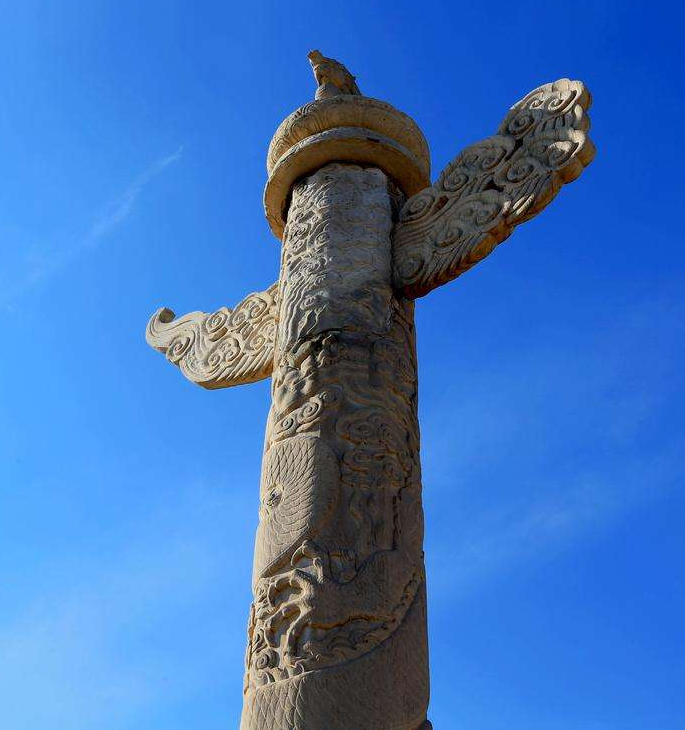
#> input picture datasets/huabiao.png, 685 x 730 px
$ jupyter execute --allow-errors 03engenvalue.ipynb
#> lines starting #> are read from the running program, lines starting #| are printed output that depends on the picture
# 第3章 特征值和特征向量

## 3.1 特征值和特征向量

### 3.1.1 基本概念

[cell 1]
import numpy as np
from numpy.linalg import eig

A = np.array([[1,2,3], [4,5,6], [7,8,9]])
values, vectors = eig(A)
values

[cell 2]
vectors

[cell 3]
A.dot(vectors[:,0])

[cell 4]
values[0] * vectors[:,0]

## 3.3 相似矩阵

### 3.3.3 对角化

[cell 5]
from sympy import *

M = Matrix([[3, -2,  4, -2], [5,  3, -3, -2], [5, -2,  2, -2], [5, -2, -3,  3]])

# 特征值
M.eigenvals()

[cell 6]
M.eigenvects()

[cell 7]
P, D = M.diagonalize()

[cell 8]
P

[cell 9]
D

[cell 10]
lam = symbols('lambda')
f = M.charpoly(lam)
factor(f.as_expr())

## 3.4 投影

### 3.4.3 再探对称矩阵

[cell 11]
import numpy as np
import matplotlib.pyplot as plt
from matplotlib import colors
from numpy import linalg as la

A = np.array([[3, 1],[1, 0.8]])
lam, v = la.eig(A)
print("lam =", np.round(lam, 4))
print("v =", np.round(v, 4))

[cell 12]
# 创设向量 x
xi1 = np.linspace(-1.0, 1.0, 100)
xi2 = np.linspace(1.0, -1.0, 100)
yi1 = np.sqrt(1 - xi1**2)
yi2 = -np.sqrt(1 - xi2**2)
xi = np.concatenate((xi1, xi2),axis=0)
yi = np.concatenate((yi1, yi2),axis=0)
x = np.vstack((xi, yi))

# 计算 Ax
t = A @ x # 等效于 A.dot(x)，即矩阵乘法
origin = [0], [0] # 坐标原点

fig, (ax1, ax2) = plt.subplots(1, 2, figsize=(20,30))
plt.subplots_adjust(wspace=0.4)

# 绘制表示 x 的图示
ax1.plot(x[0,:], x[1,:], color='b')
#> (the rest of this cell did not finish here and is left out)

## 3.5 矩阵分解

### 3.5.1 QR分解

[cell 13]
from sympy import *
X = Matrix([[2,1,1],[1,3,2],[1,0,0]])
Q, R = X.QRdecomposition()
Q

[cell 14]
R

### 3.5.2 特征分解

[cell 15]
import numpy as np
import numpy.linalg as la

A = np.array([[3, 1],[1, 2]])
lam, v = la.eig(A)
print("lam =", np.round(lam, 4))
print("v =", np.round(v, 4))

[cell 16]
v1 = v[:,0].reshape(2,1)
lam1 = lam[0]
A1 = lam1 * (v1.dot(v1.T))

v2 = v[:,1].reshape(2,1)
lam2 = lam[1]
A2 = lam2 * (v2.dot(v2.T))

print("A1 = ", np.round(A1, 4))
print("A2 = ", np.round(A2, 4))

[cell 17]
lam_A1, v_A1   = la.eig(A1)
print("lam = ", np.round(lam_A1, 4))
print("v = ", np.round(v_A1, 4))

### 3.5.3 奇异值分解

[cell 18]
import numpy as np
from numpy.linalg import svd
A = np.array([[1, 2], [3, 4], [5, 6]])
U, s, VT = svd(A)
print("U = ", U)
print('s = ', s)
print('VT = ', VT)

[cell 19]
Sigma = np.zeros(A.shape)

[cell 20]
Sigma[:A.shape[1], :A.shape[1]] = np.diag(s)
Sigma

[cell 21]
B = U.dot(Sigma.dot(VT))
print(B)

### 3.5.4 数据压缩

[cell 22]
import numpy as np
from numpy.linalg import svd
import matplotlib.pyplot as plt
from PIL import Image

#> (the rest of this cell did not finish here and is left out)

#> (a cell that did not finish here is left out)

[cell 24]
k = 20
#> k = 20
pic_approx = U[:, :k] @ Sigma[:k, :k] @ VT[:k, :]
#> pic_approx = [[1, 2], [3, 4], [5, 6]]

fig, (ax1, ax2) = plt.subplots(1, 2, figsize=(10,8))
plt.subplots_adjust(wspace=0.3, hspace=0.2)

#> (the rest of this cell did not finish here and is left out)

[cell 25]
fig, axes = plt.subplots(2, 3, figsize=(10,8))
plt.subplots_adjust(wspace=0.3, hspace=0.2)

pic_six = 0
#> (the rest of this cell did not finish here and is left out)

[cell 26]
plt.imshow(pic_six, cmap='gray')
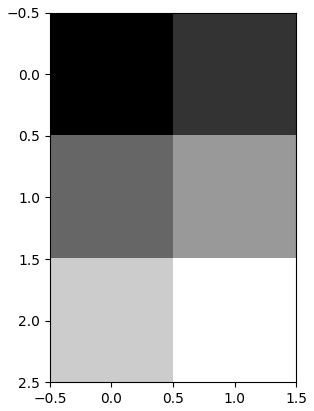
#> figure drawn by matplotlib, 1 panel

[cell 27]
pillar = np.array(Image.open("./datasets/huabiao.png").convert('L'))
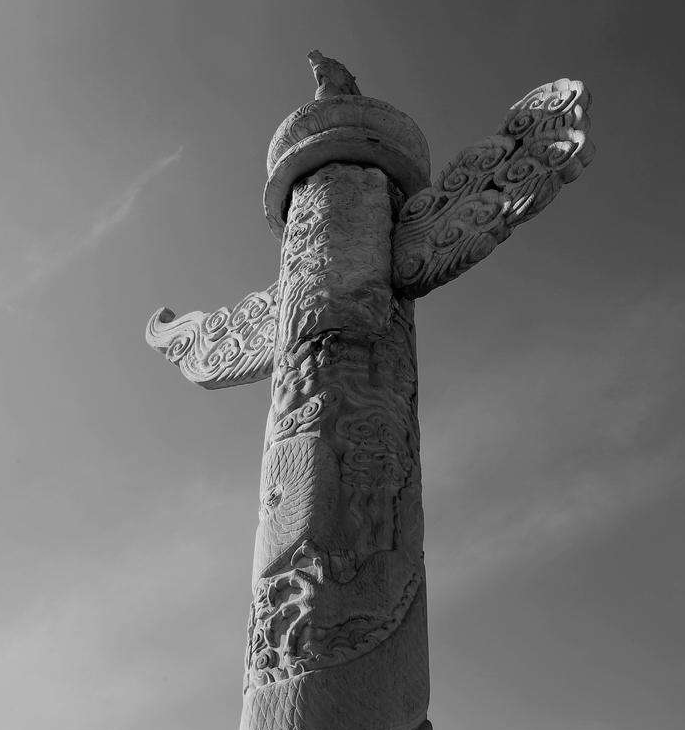
#> pillar: shape (730, 685); min 0, max 254, mean 109.8
plt.imshow(pillar, cmap='gray')
plt.show()

[cell 28]
U, s, VT = svd(pillar)
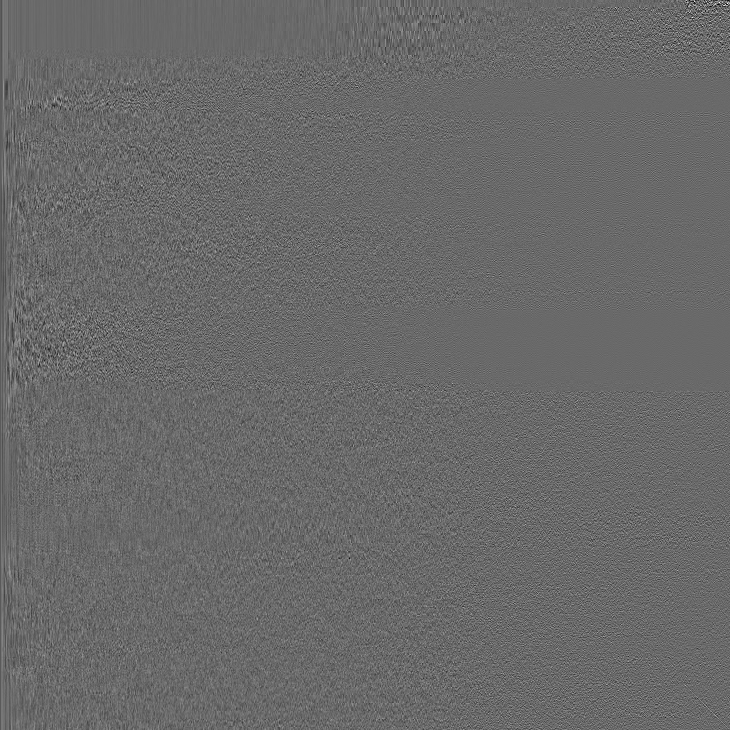
#> U: shape (730, 730) float64; min -0.291, max 0.411, mean -5.45e-05; drawn with min black and max white
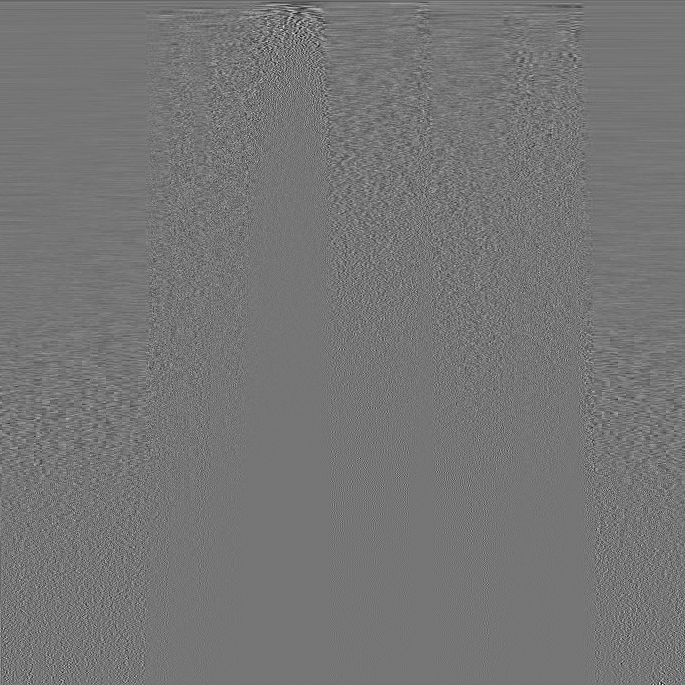
#> VT: shape (685, 685) float64; min -0.343, max 0.398, mean -4.97e-05; drawn with min black and max white
#> s = 685 values, max 81549.8 at index 0, min 0.123 at index 684, mean 363.5

fig, axes = plt.subplots(1, 3, figsize=(10,8))
plt.subplots_adjust(wspace=0.3, hspace=0.2)

for i in range(0, 3):
    mat_i = s[i] * U[:,i].reshape(-1,1) @ VT[i,:].reshape(1,-1)
    axes[i%3].imshow(mat_i)
    axes[i%3].set_title("$\sigma_{0}\mathbf{{u_{0}}}\mathbf{{v_{0}}}^T$".format(i+1), fontsize=16)
#> this loop made 3 passes
#> pass 1, `mat_i = s[i] * U[:,i].reshape(-1,1) @ VT[i,:].reshape(1,-1)`:
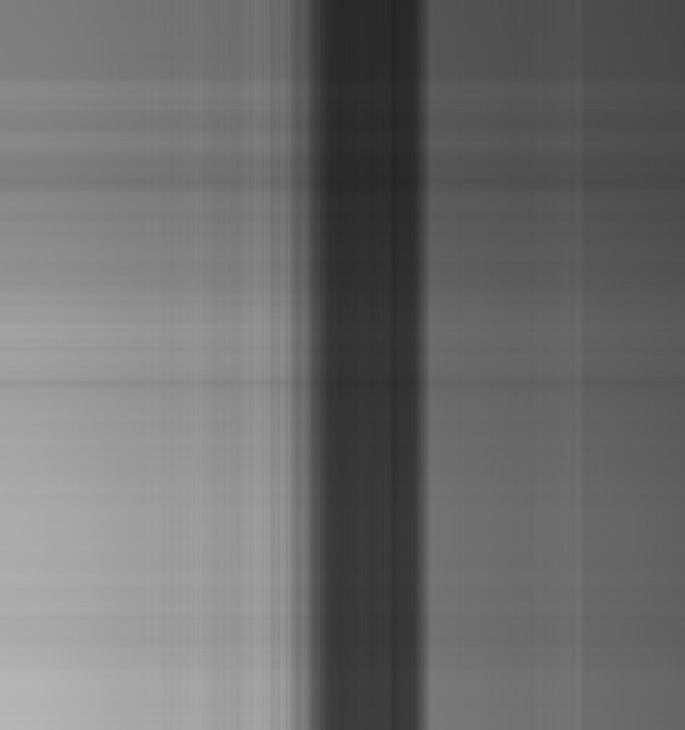
#> mat_i: shape (730, 685) float64; min 37.1, max 182.1, mean 109.7
#> pass 2, `mat_i = s[i] * U[:,i].reshape(-1,1) @ VT[i,:].reshape(1,-1)`:
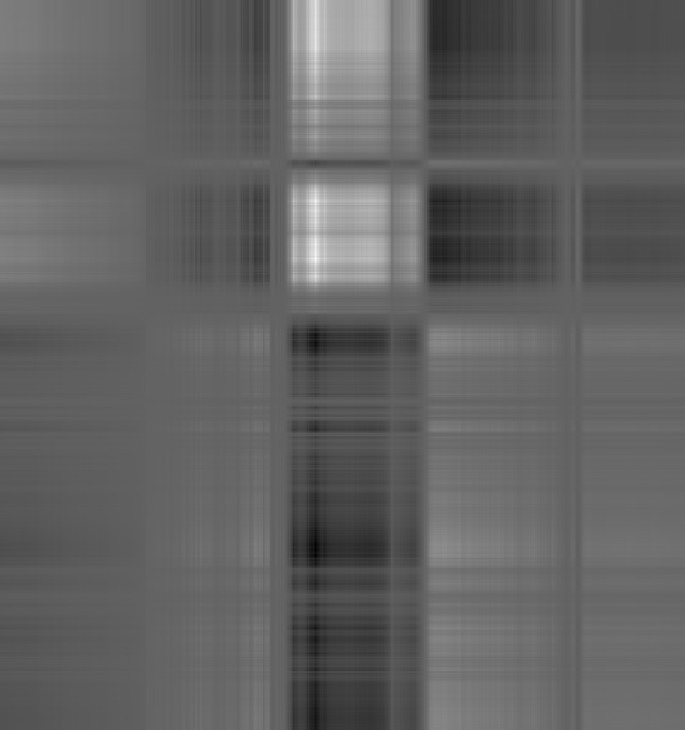
#> mat_i: shape (730, 685) float64; min -43.56, max 69.06, mean 0.1; drawn with min black and max white
#> pass 3, `mat_i = s[i] * U[:,i].reshape(-1,1) @ VT[i,:].reshape(1,-1)`:
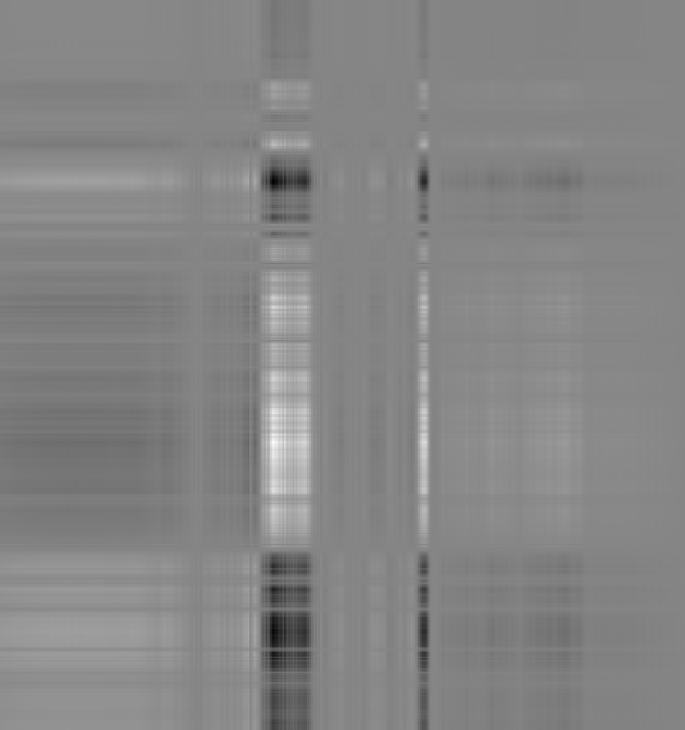
#> mat_i: shape (730, 685) float64; min -70.54, max 64.18, mean 0; drawn with min black and max white
plt.show()

### 3.5.5 降噪

[cell 29]
import numpy as np
import numpy.linalg as lg
import matplotlib.pyplot as plt

A = np.array([[-1.2, 0.7, -0.5, 0.5, -1.5, 1, 0.7, -0.1, -0.5, 1.1], [-2.2, 1.9, -0.5, 0.9, -2.6, 2.3, 1.4, -0.4, -1.5, 2.5]])

plt.scatter(A[0, :], A[1, :])

plt.grid(True)
plt.xlabel("x")
plt.ylabel("y")
plt.show()
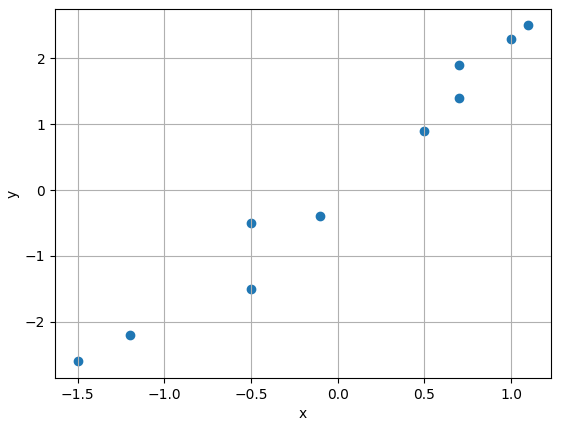
#> figure drawn by matplotlib, 1 panel

[cell 30]
U, s, V = lg.svd(A)
s

[cell 31]
Sigma = np.zeros((A.shape[0], A.shape[1]))
Sigma[:min(A.shape[0], A.shape[1]), :min(A.shape[0], A.shape[1])] = np.diag(s)

A_approx = np.dot(U[:, :1], np.dot(Sigma[:1, :1], V[:1, :]))
print(A_approx)

[cell 32]
plt.scatter(A[0, :], A[1, :])
plt.plot(A_approx[0, :], A_approx[1, :], marker="D")
plt.grid(True)
plt.xlabel("x")
plt.ylabel("y")
plt.show()
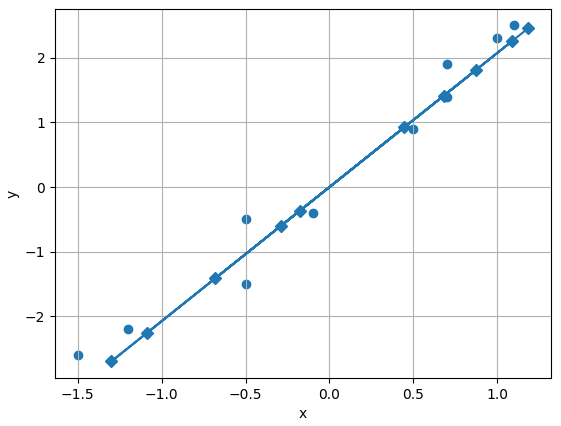
#> figure drawn by matplotlib, 1 panel
